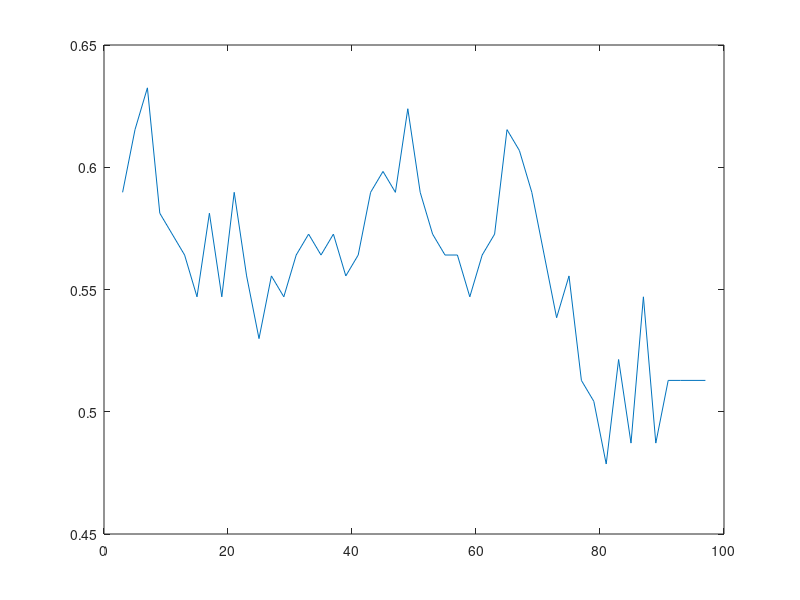

Write MATLAB code to recreate this figure.
function tag_images_texture()

load GroundTruth.mat
N = length(Y);

% The images are ordered by time, with very similar images next to each
% other, so mess them all a litle bit:
rand('seed', 42); % do not change if loading X from Features-s42.mat!!
Y = Y(randperm(length(Y)));

train_Y = Y(1:100);
train_Y = cellfun(@str2num, {train_Y.tag})';

test_Y = Y(101:end);
test_Y = cellfun(@str2num, {test_Y.tag})';

% To save time: load precomputed descriptors from file
if 0
    F = makeLMfilters();
    Rs = [];
    completed = 0;
    hpb = waitbar(0, 'Obtaining texture descriptors: 0%');
    for image={Y.name}
        newR = [];
        I = imread(['materialLab10/', cell2mat(image)]);
        I = im2double(I);
        % In order to reduce the runtime, we resize the image to 20% 
        % Warning: do not decrease size below filter sizes.
        I = imresize(I, 0.2);
        mR = getMeanColorChannelValue(I, 1);
        mG = getMeanColorChannelValue(I, 2);
        mB = getMeanColorChannelValue(I, 3);
        Rcol = [mR; mG; mB];
        newR = [newR Rcol'];
        I = rgb2gray(I);
        R = getResponses(I, F);
        Rsd = getResponseSd(R);
        newR = [newR Rsd'];
        Rs = [Rs; newR];
        completed = completed + 1;
        waitbar(completed/N, hpb, sprintf('Obtaining texture descriptors: %f%%', completed/N*100));  
    end
    close(hpb)
    save('Textures-s42.mat', 'Rs');
else
    % Load Rs from file to save runtime
    load('Textures-s42.mat');
end

train_Rs = Rs(1:100, :);
test_Rs = Rs(101:end, :);

ks =[];
accs = [];
bestAcc = 0;
bestK = 0;
bestConfusion = 0;
for k=3:2:97
    test_Y_ = zeros(size(test_Y));
    for i = 1:length(test_Y)
        knn = knnsearch(train_Rs, test_Rs(i, :), 'k', k, 'distance', 'seuclidean');
        if sum(test_Y(knn)) > floor(k/2)
            test_Y_(i) = 1;
        end
    end

    TP = sum(test_Y & test_Y_);
    TN = sum(~test_Y & ~test_Y_);
    FP = sum(~test_Y & test_Y_);
    FN = sum(test_Y & ~test_Y_);
    Confusion = [TP, FP; FN, TN];
    Acc = (TP+TN) / (TP + TN + FP + FN);
    ks = [ks k];
    accs = [accs Acc];
    if Acc > bestAcc
        bestAcc = Acc;
        bestK = k;
        bestConfusion = Confusion;
    end
end

figure;
plot(ks, accs);
bestConfusion
bestAcc
bestK


end

function F=makeLMfilters

% Returns the LML filter bank of size 49x49x48 in F. To convolve an
% image I with the filter bank you can either use the matlab function
% conv2, i.e. responses(:,:,i)=conv2(I,F(:,:,i),'valid'), or use the
% Fourier transform.

  SUP=49;                 % Support of the largest filter (must be odd)
  SCALEX=sqrt(2).^[1:3];  % Sigma_{x} for the oriented filters
  NORIENT=6;              % Number of orientations

  NROTINV=12;
  NBAR=length(SCALEX)*NORIENT;
  NEDGE=length(SCALEX)*NORIENT;
  NF=NBAR+NEDGE+NROTINV;
  F=zeros(SUP,SUP,NF);
  hsup=(SUP-1)/2;
  [x,y]=meshgrid([-hsup:hsup],[hsup:-1:-hsup]);
  orgpts=[x(:) y(:)]';

  count=1;
  for scale=1:length(SCALEX),
    for orient=0:NORIENT-1,
      angle=pi*orient/NORIENT;  % Not 2pi as filters have symmetry
      c=cos(angle);s=sin(angle);
      rotpts=[c -s;s c]*orgpts;
      F(:,:,count)=makefilter(SCALEX(scale),0,1,rotpts,SUP);
      F(:,:,count+NEDGE)=makefilter(SCALEX(scale),0,2,rotpts,SUP);
      count=count+1;
    end;
  end;
  
  count=NBAR+NEDGE+1;
  SCALES=sqrt(2).^[1:4];
  for i=1:length(SCALES),
    F(:,:,count)=normalise(fspecial('gaussian',SUP,SCALES(i)));
    F(:,:,count+1)=normalise(fspecial('log',SUP,SCALES(i)));
    F(:,:,count+2)=normalise(fspecial('log',SUP,3*SCALES(i)));
    count=count+3;
  end;
return
end

function f=makefilter(scale,phasex,phasey,pts,sup)
  gx=gauss1d(3*scale,0,pts(1,:),phasex);
  gy=gauss1d(scale,0,pts(2,:),phasey);
  f=normalise(reshape(gx.*gy,sup,sup));
return
end

function g=gauss1d(sigma,mean,x,ord)
% Function to compute gaussian derivatives of order 0 <= ord < 3
% evaluated at x.

  x=x-mean;num=x.*x;
  variance=sigma^2;
  denom=2*variance;  
  g=exp(-num/denom)/(pi*denom)^0.5;
  switch ord,
    case 1, g=-g.*(x/variance);
    case 2, g=g.*((num-variance)/(variance^2));
  end;
return
end

function f=normalise(f), f=f-mean(f(:)); f=f/sum(abs(f(:))); 
return 
end

function R = getResponses(I, F)
    rSize = size(conv2(I, F(:,:,1), 'valid')); 
    R = zeros(rSize(1), rSize(2), size(F,3));
    for k = 1:size(F,3)
        R(:,:,k) = conv2(I, F(:,:,k), 'valid');
    end
end

function Rsd = getResponseSd(R)
    Rsd = zeros(size(R, 3), 1);
    for k = 1:size(R,3)
        Rv = reshape(R(:,:,k), [1 numel(R(:,:,k))]);
        Rsd(k) = std(Rv);
    end
end

function cm = getMeanColorChannelValue(I, channel)
    Iv = reshape(I(:,:,channel), [1, numel(I(:,:,channel))]);
    cm = mean(Iv);
end